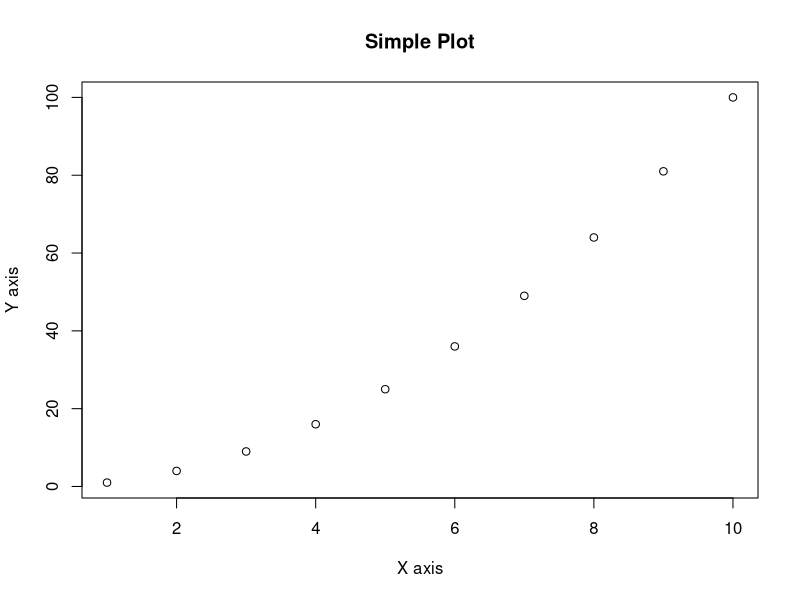
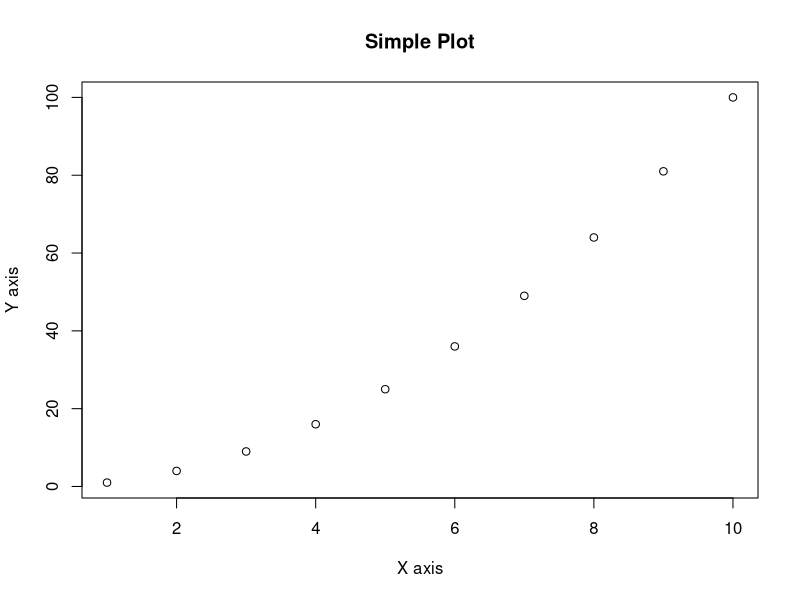

R code for these plots, in order:
## ---- chunk 1
# Try these assignments
x <- 5
y = 10

# Print the values
print(x)
print(y)

# Calculate with variables
z <- x + y
print(z)
## ---- chunk 2
# Write your code here

## ---- chunk 3
# Numeric (numbers with decimals)
height <- 1.75
print(class(height))

# Integer (whole numbers)
age <- 25L  # L makes it explicitly integer
print(class(age))

# Character (text)
name <- "Alice"
print(class(name))

# Logical (TRUE/FALSE)
is_student <- TRUE
print(class(is_student))
## ---- chunk 4
# Write your code here

## ---- chunk 5
# Create numeric vector
numbers <- c(1, 2, 3, 4, 5)
print(numbers)

# Create character vector
fruits <- c("apple", "banana", "orange")
print(fruits)

# Vector operations
numbers + 2  # adds 2 to each element
numbers * 3  # multiplies each element by 3

# Access elements
print(numbers[1])  # First element
print(fruits[2])   # Second element
## ---- chunk 6
# Write your code here

## ---- chunk 7
data <- c(15, 23, 42, 31, 58)

mean(data)    # Average
median(data)  # Middle value
sum(data)     # Sum of all values
length(data)  # Number of elements
max(data)     # Maximum value
min(data)     # Minimum value
## ---- chunk 8
# Write your code here

## ---- chunk 9
# Create a simple data frame
students <- data.frame(
  name = c("Alice", "Bob", "Charlie"),
  age = c(20, 22, 21),
  grade = c(85, 92, 78)
)

# Look at the data
print(students)

# Access columns
print(students$name)
print(students[, "age"])

# Access rows
print(students[1, ])  # First row
## ---- chunk 10
# Write your code here

## ---- chunk 11
# Vector with missing values
scores <- c(85, NA, 92, 78, NA)

# Check for missing values
is.na(scores)

# Calculate mean with missing values
mean(scores)  # Returns NA
mean(scores, na.rm = TRUE)  # Ignores NA
## ---- chunk 12
# Write your code here

## ---- chunk 13
# Create some data
x <- 1:10
y <- x^2

# Make a basic plot
plot(x, y, 
     main = "Simple Plot",
     xlab = "X axis",
     ylab = "Y axis")
## ---- chunk 14
# Write your code here

## ---- chunk 15
# Try these assignments
x <- 5
y = 10

# Print the values
print(x)
print(y)

# Calculate with variables
z <- x + y
print(z)
## ---- chunk 16
# Write your code here

## ---- chunk 17
# Numeric (numbers with decimals)
height <- 1.75
print(class(height))

# Integer (whole numbers)
age <- 25L  # L makes it explicitly integer
print(class(age))

# Character (text)
name <- "Alice"
print(class(name))

# Logical (TRUE/FALSE)
is_student <- TRUE
print(class(is_student))
## ---- chunk 18
# Write your code here

## ---- chunk 19
# Create numeric vector
numbers <- c(1, 2, 3, 4, 5)
print(numbers)

# Create character vector
fruits <- c("apple", "banana", "orange")
print(fruits)

# Vector operations
numbers + 2  # adds 2 to each element
numbers * 3  # multiplies each element by 3

# Access elements
print(numbers[1])  # First element
print(fruits[2])   # Second element
## ---- chunk 20
# Write your code here

## ---- chunk 21
data <- c(15, 23, 42, 31, 58)

mean(data)    # Average
median(data)  # Middle value
sum(data)     # Sum of all values
length(data)  # Number of elements
max(data)     # Maximum value
min(data)     # Minimum value
## ---- chunk 22
# Write your code here

## ---- chunk 23
# Create a simple data frame
students <- data.frame(
  name = c("Alice", "Bob", "Charlie"),
  age = c(20, 22, 21),
  grade = c(85, 92, 78)
)

# Look at the data
print(students)

# Access columns
print(students$name)
print(students[, "age"])

# Access rows
print(students[1, ])  # First row
## ---- chunk 24
# Write your code here

## ---- chunk 25
# Vector with missing values
scores <- c(85, NA, 92, 78, NA)

# Check for missing values
is.na(scores)

# Calculate mean with missing values
mean(scores)  # Returns NA
mean(scores, na.rm = TRUE)  # Ignores NA
## ---- chunk 26
# Write your code here

## ---- chunk 27
# Create some data
x <- 1:10
y <- x^2

# Make a basic plot
plot(x, y, 
     main = "Simple Plot",
     xlab = "X axis",
     ylab = "Y axis")
## ---- chunk 28
# Write your code here
